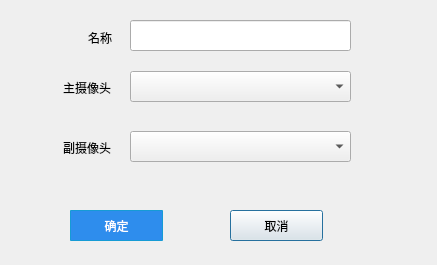
<?xml version="1.0" encoding="UTF-8"?>
<ui version="4.0">
 <class>mainconfDialog</class>
 <widget class="QDialog" name="mainconfDialog">
  <property name="geometry">
   <rect>
    <x>0</x>
    <y>0</y>
    <width>437</width>
    <height>265</height>
   </rect>
  </property>
  <property name="windowTitle">
   <string>Dialog</string>
  </property>
  <widget class="QLabel" name="label">
   <property name="geometry">
    <rect>
     <x>50</x>
     <y>80</y>
     <width>61</width>
     <height>16</height>
    </rect>
   </property>
   <property name="text">
    <string>主摄像头</string>
   </property>
   <property name="alignment">
    <set>Qt::AlignRight|Qt::AlignTrailing|Qt::AlignVCenter</set>
   </property>
  </widget>
  <widget class="QComboBox" name="maincomboBox">
   <property name="geometry">
    <rect>
     <x>130</x>
     <y>71</y>
     <width>221</width>
     <height>31</height>
    </rect>
   </property>
  </widget>
  <widget class="QLabel" name="label_2">
   <property name="geometry">
    <rect>
     <x>50</x>
     <y>140</y>
     <width>61</width>
     <height>16</height>
    </rect>
   </property>
   <property name="text">
    <string>副摄像头</string>
   </property>
   <property name="alignment">
    <set>Qt::AlignRight|Qt::AlignTrailing|Qt::AlignVCenter</set>
   </property>
  </widget>
  <widget class="QComboBox" name="subcomboBox">
   <property name="geometry">
    <rect>
     <x>130</x>
     <y>131</y>
     <width>221</width>
     <height>31</height>
    </rect>
   </property>
  </widget>
  <widget class="QPushButton" name="pushButton_exit">
   <property name="geometry">
    <rect>
     <x>230</x>
     <y>210</y>
     <width>93</width>
     <height>31</height>
    </rect>
   </property>
   <property name="text">
    <string>取消</string>
   </property>
  </widget>
  <widget class="QPushButton" name="pushButton_save">
   <property name="geometry">
    <rect>
     <x>70</x>
     <y>210</y>
     <width>93</width>
     <height>31</height>
    </rect>
   </property>
   <property name="styleSheet">
    <string notr="true">background-color:rgb(46,141,237);
color:#fff;
border:1px solid rgb(22,155,213);
border-radius:1px;
padding:5px 20px;</string>
   </property>
   <property name="text">
    <string>确定</string>
   </property>
  </widget>
  <widget class="QLabel" name="label_name">
   <property name="geometry">
    <rect>
     <x>40</x>
     <y>30</y>
     <width>72</width>
     <height>15</height>
    </rect>
   </property>
   <property name="text">
    <string>名称</string>
   </property>
   <property name="alignment">
    <set>Qt::AlignRight|Qt::AlignTrailing|Qt::AlignVCenter</set>
   </property>
  </widget>
  <widget class="QLineEdit" name="lineEdit_tname">
   <property name="geometry">
    <rect>
     <x>130</x>
     <y>20</y>
     <width>221</width>
     <height>31</height>
    </rect>
   </property>
  </widget>
 </widget>
 <resources/>
 <connections/>
</ui>
